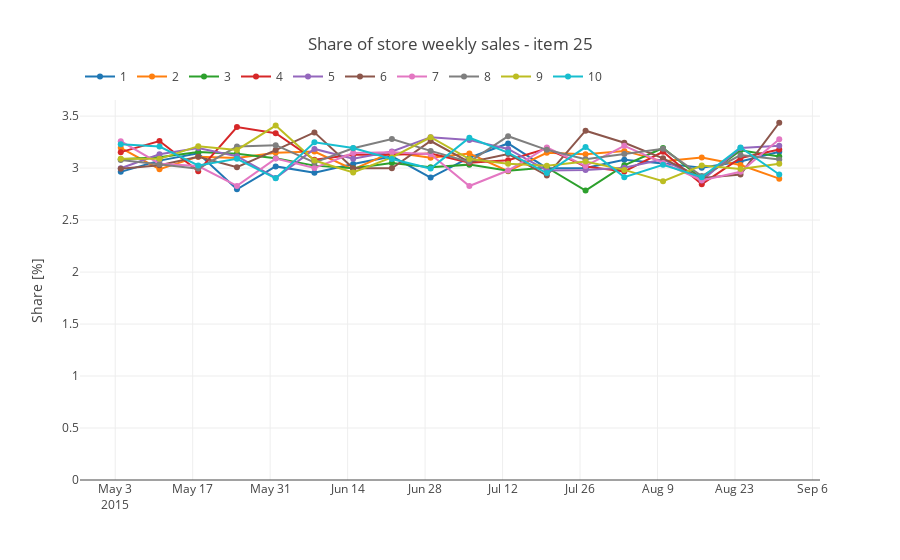

The notebook cell saved with this chart:
### Code cell
df_interval = df_week['2015-05-01':'2015-09-01']
for item in random.sample(range(50), 1):
    in_store_share = []
    for s in hierarchy['total']:
        in_store_share.append(df_interval[f'{s}_{item}'].divide(df_interval[s], axis=0)*100)

    bplot.plot_timeseries(in_store_share, labels=hierarchy['total'],
                          title = f'Share of store weekly sales - item {item}', 
                          ylabel='Share [%]', y_range=None)
